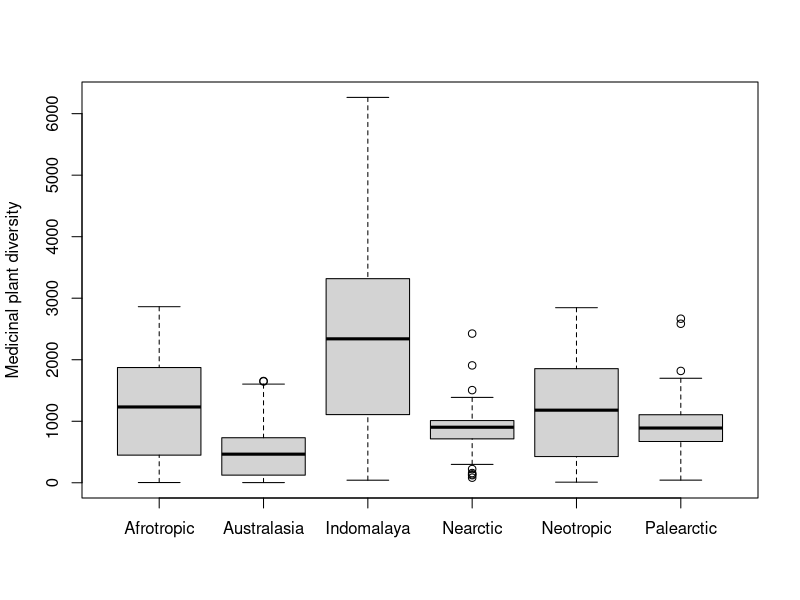
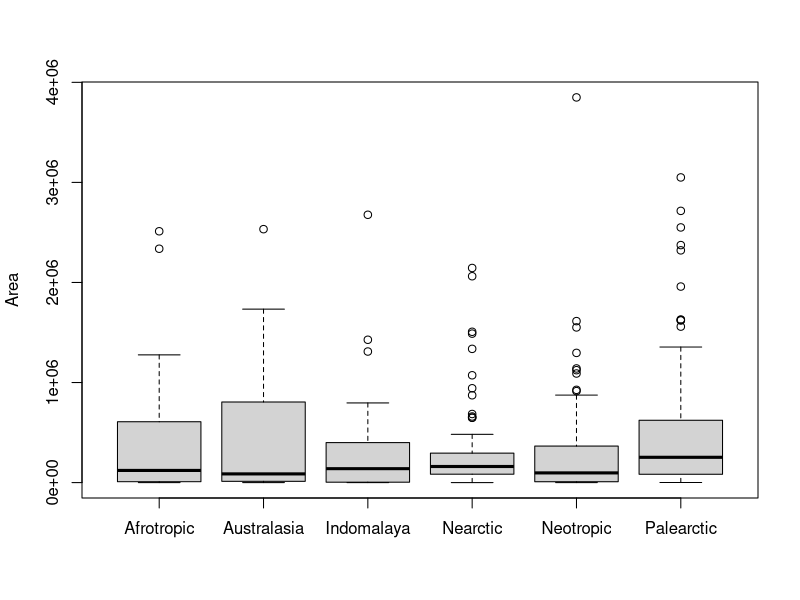

The R script that drew these images, in order:
#**********************************************************************************************************************************
#****************************************Medicinal Plant Diversity across different realms*****************************************
#**********************************************************************************************************************************


df <- read.csv("data.csv")
#Remove Antarctica and Oceania
df<-df[df$realm!='Antarctica' & df$realm!='Oceania',]
df<-df[c("med_rich", "realm")]
df<-na.omit(df)
boxplot(med_rich~realm, data=df, xlab="", ylab="Medicinal plant diversity")


# Perform ANOVA and Tukey's HSD post-hoc test to see if there is significant differences
# between medicinal plant diversity across regions
model<-aov(med_rich~realm, data=df)
summary(model)

library(stats)
library(multcomp)

# Perform Tukey post hoc test
tukey_result <- TukeyHSD(model)

# Summarize the Tukey post hoc test results
summary(tukey_result)
print(tukey_result)


#**********************************************************************************************************************************
#****************************************Area of botanical countries across different realms***************************************
#**********************************************************************************************************************************


df <- read.csv("data.csv")
#Remove Antarctica and Oceania
df<-df[df$realm!='Antarctica' & df$realm!='Oceania',]
df<-df[c("Area", "realm")]
df<-na.omit(df)
boxplot(Area~realm, data=df, xlab="", ylab="Area")

# Perform ANOVA and Tukey's HSD post-hoc test to see if there is significant differences in area across regions
model<-aov(Area~realm, data=df)
summary(model)

library(stats)
library(multcomp)

# Perform Tukey post hoc test
tukey_result <- TukeyHSD(model)

# Summarize the Tukey post hoc test results
summary(tukey_result)
print(tukey_result)
